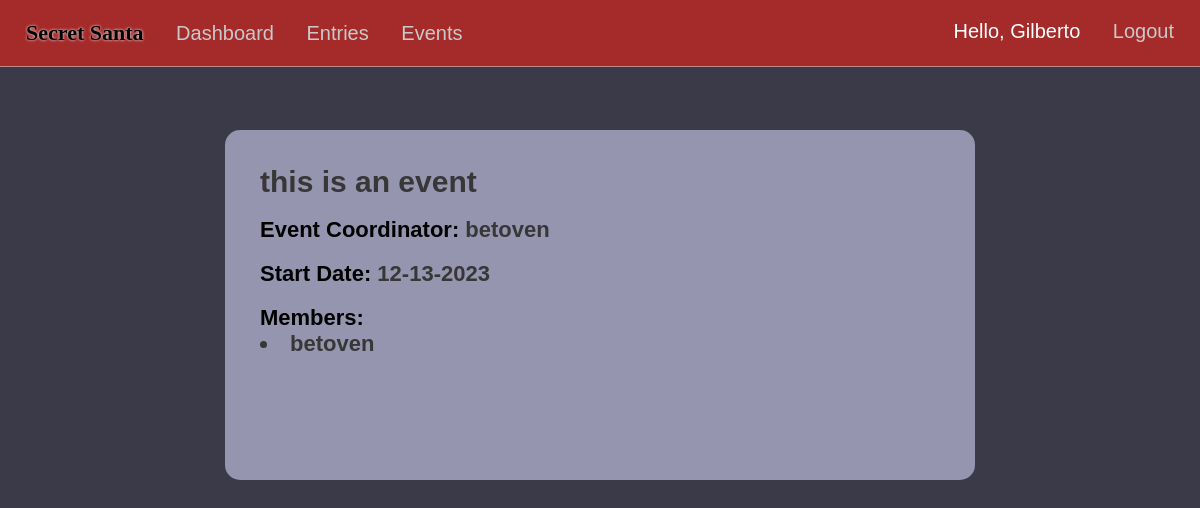
Screenshot of /event-info/id=2 (signed in) with the database file from the repository.
### market/models.py (models this page shows, shortened)
class User(db.Model, UserMixin):
    id = db.Column(db.Integer(), primary_key=True)
    username = db.Column(db.String(length=30), nullable=False, unique=True)
    first_name = db.Column(db.String(length=50), nullable=False)
    last_name = db.Column(db.String(length=50), nullable=False)
    email_address = db.Column(db.String(length=50), nullable=False, unique=True)
    password_hash = db.Column(db.String(length=60), nullable=False)
    budget = db.Column(db.Integer(), nullable=False, default=1000)
    items = db.relationship('Item', backref='owned_user', lazy=True)
    events = db.relationship('Event', backref='coordinator', lazy=True)
    events_attending = db.relationship('EventMembers', backref='attendees', lazy=True, overlaps="event_members")
    @property
    def password(self):
        return self.password_hash

class Event(db.Model):
    event_id = db.Column(db.Integer(), primary_key=True)
    coordinator_id = db.Column(db.Integer(), db.ForeignKey('user.id'), nullable=False)
    event_name = db.Column(db.String(length=75), nullable=False, unique=True)
    event_date = db.Column(db.Date())
    attendees = db.relationship('EventMembers', backref='attended_events', lazy=True)

class EventMembers(db.Model):
    id = db.Column(db.Integer(), primary_key=True)
    event_id = db.Column(db.Integer(), db.ForeignKey('event.event_id'), nullable=False)
    user_id = db.Column(db.Integer(), db.ForeignKey('user.id'), nullable=False)
    user = db.relationship('User', backref='event_members', overlaps="attendees")

### market/routes.py (the view, shortened to what this page needs)
@app.route("/event-info/id=<int:event_id>", methods=['GET','POST'])
@login_required
def event_info(event_id):
    event = Event.query.filter_by(event_id=event_id).first()
    if not event:
        flash('Event not found.', category='danger')
        return redirect(url_for('events_page'))
    form=AddUserEvent()
    return render_template("info.html",event=event, form=form)

### market/models.py (called while the page is built)
@login_manager.user_loader
def load_user(user_id):
    return User.query.get(int(user_id))

### market/templates/info.html (shortened to what this page needs)
{% extends 'base.html' %}
  {% block style %}
  <link rel= "stylesheet" type= "text/css" href= "{{ url_for('static',filename='styles/events.css') }}">
  {% endblock %}
  {% block content %}
  <center>
    <div class="create-div">
      <div class="event">
        <div class="titles-div">
          <h1 class="e-title"><span class="event-info event-info-title">{{event.event_name}}</span></h1>
          <h1 class="event-title e-title">Event Coordinator: <span class="event-info">{{event.coordinator.username}}</span></h1>
          <h1 class="event-title e-title">Start Date: <span class="event-info">{{event.event_date.strftime('%m-%d-%Y')}}</span></h1>
          <h1 class="event-title e-title">Members:
          {% for attendee in event.attendees %}
            {% if current_user.username==attendee.user.username %}
            <li class="event-info">{{ attendee.user.username }} </li>
            {% else %}
            <div class="member-delete">
              <li class="event-info">{{ attendee.user.username }}</li>
            </div>
            {% endif %}
          {% endfor %}
            </h1>
        </div>
      </div>
    </div>
  </center>
  {% endblock %}

### market/templates/base.html (shortened to what this page needs)
<!DOCTYPE html>
<html lang="en">
<head>
  <link rel= "stylesheet" type= "text/css" href= "{{ url_for('static',filename='styles/main.css') }}">
  {% block style %}
  {% endblock %}
</head>
<body>
  <nav>
    <ul class="top-left-nav">
      <a href="{{ url_for('home_page') }}" ><li class="li-title">
        Secret Santa
      </li></a>
    {% if current_user.is_authenticated %}
      <li>
        <a href="{{ url_for('dashboard_page') }}" class="nav-item">Dashboard</a>
      </li>
      <li>
        <a href="{{ url_for('entries_page') }}" class="nav-item">Entries</a>
      </li>
      <li>
        <a href="{{ url_for('events_page') }}" class="nav-item">Events</a>
      </li>
    {% endif %}
    </ul>
    {% if current_user.is_authenticated %}
    <ul class="top-right-nav">
      <li>
        <p class="nav-name">Hello, {{ current_user.first_name.title() }} </p>
      </li>
      <li>
        <a class="nav-item" href="{{ url_for('logout_page') }}">Logout</a>
      </li>
    </ul>
    {% endif %}
  </nav>
  {% block content %}
  {% endblock %}
</body>
</html>

### market/static/styles/main.css (style rules this page uses)
* { margin: 0px; box-sizing: border-box; }
body { margin-top: 66px; font-family: Arial, Helvetica, sans-serif; background-color: rgb(58, 58, 73); color: white; padding: 0px 10px; }
nav { display: flex; justify-content: space-between; background-color: brown; padding: 20px 20px; position: fixed; right: 0px; left: 0px; top:0px; z-index: 1000; color: black; font-family:'Gill Sans', 'Gill Sans MT', Calibri, 'Trebuchet MS', sans-serif; font-size: 20px; border-bottom: 1px solid rgba(209, 208, 208, 0.589); }
.li-title { font-weight: bolder; font-size: 22px; font-family: 'Grinched'; text-shadow: 0px 0px 3px white; }
.top-left-nav { list-style: none; padding: 0px; display: inline-block; }
.top-left-nav li,.top-right-nav li { display: inline-block; margin-right: 6px; margin-left: 6px; }
.top-right-nav { list-style: none; padding: 0px; display: inline-block; }
.nav-item { text-decoration: none; color: rgb(202, 201, 201); margin-left: 15px; }
.nav-name { text-decoration: none; color: rgb(255, 255, 255); }
a { text-decoration: none; color: Black; }

### market/static/styles/events.css (style rules this page uses)
body { padding-left: 0px; padding-right:0px; }
.event { background-color: rgb(149, 149, 175); min-height: 350px; max-width: 750px; margin-top: 100px; border-radius: 15px; text-align: left; padding:35px; font-size: 12px; display: flex; flex-direction:column; justify-content:space-between; margin-left: 10px; margin-right: 10px; }
.event-title { margin-top: 18px; }
.event-info-title { font-size: 30px; }
.e-title { font-size: 22px; color: rgb(0, 0, 0); font-family: 'Gill Sans', 'Gill Sans MT', Calibri, 'Trebuchet MS', sans-serif; }
.titles-div { display: inline-block; }
.event-info { color: rgb(56, 55, 55); }
.create-div { margin-top: 130px; }
.member-delete { display: flex; justify-content: space-between; }

### rows the page displays
User: first_name "Gilberto"
Event: event_name "this is an event", event_date "12-13-2023"
User: coordinator.username "betoven"
EventMembers: user.username "betoven"
